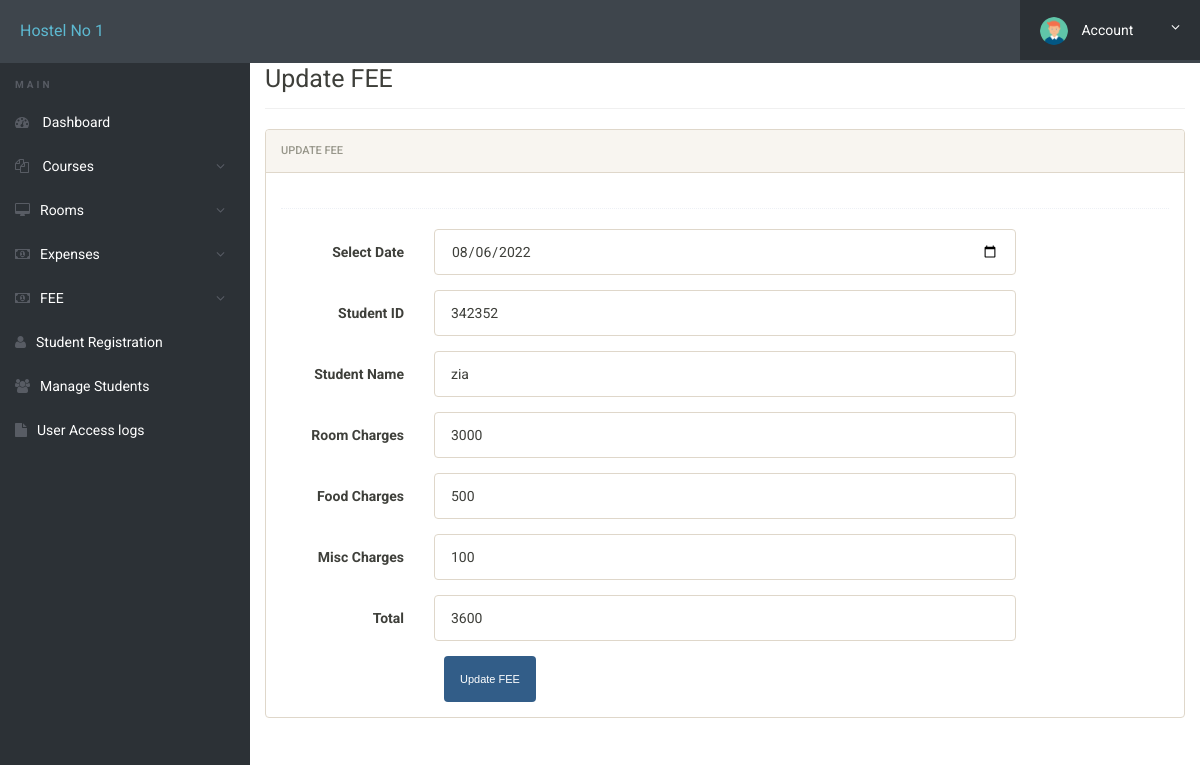
The page /edit-fee.php?id=1 (signed in) on the database its author committed.
### tables this page shows
CREATE TABLE `fee` (
  `id` int(10) NOT NULL,
  `regno` int(5) NOT NULL,
  `studentname` varchar(25) NOT NULL,
  `roomcharges` int(10) NOT NULL,
  `foodcharges` int(10) NOT NULL,
  `msic_charges` int(10) NOT NULL,
  `total` int(15) NOT NULL,
  `dated` date NOT NULL
);

### edit-fee.php (the view, shortened to what this page needs)
<?php
include('includes/config.php');
?>
<!doctype html>
<html lang="en" class="no-js">
<head>
    <link rel="stylesheet" href="css/font-awesome.min.css">
    <link rel="stylesheet" href="css/bootstrap.min.css">
    <link rel="stylesheet" href="css/dataTables.bootstrap.min.css">>
    <link rel="stylesheet" href="css/bootstrap-social.css">
    <link rel="stylesheet" href="css/bootstrap-select.css">
    <link rel="stylesheet" href="css/fileinput.min.css">
    <link rel="stylesheet" href="css/awesome-bootstrap-checkbox.css">
    <link rel="stylesheet" href="css/style.css">
</head>
<body>
    <?php include('includes/header.php'); ?>
    <div class="ts-main-content">
        <?php include('includes/sidebar.php'); ?>
        <div class="content-wrapper">
            <div class="container-fluid">
                <div class="row">
                    <div class="col-md-12">
                        <h2 class="page-title">Update FEE</h2>
                        <div class="row">
                            <div class="col-md-12">
                                <div class="panel panel-default">
                                    <div class="panel-heading">Update FEE</div>
                                    <div class="panel-body">
                                        <form method="post" class="form-horizontal">
                                        <?php
												$id=$_GET['id'];
                                                $ret="select * from fee where id=?";
                                                $stmt= $mysqli->prepare($ret);
                                                $stmt->bind_param('i',$id);
                                                $stmt->execute() ;
                                                $res=$stmt->get_result();
                                                while($row=$res->fetch_object())
                                                {
                                                    ?>
                                            <div class="hr-dashed"></div>
                                            <div class="form-group">
                                                <label class="col-sm-2 control-label">Select Date</label>
                                                <div class="col-sm-8">
                                                    <input name="date" class="form-control" value="<?php echo $row->dated;?>"
                                                    type="date" required>
                                                </div>
                                            </div>
                                            <div class="form-group">
                                                <label class="col-sm-2 control-label">Student ID</label>
                                                <div class="col-sm-8">
                                                <input  type="number" class="form-control" name="regno" id="regno" value="<?php echo $row->regno;?>" required="required">
                                            </div>
                                            </div>
                                            <div class="form-group">
                                                <label class="col-sm-2 control-label">Student Name</label>
                                                <div class="col-sm-8">
                                                <input  type="text" class="form-control" name="studentname" id="studentname" value="<?php echo $row->studentname;?>" required="required">
                                                    </div>
                                            </div>
                                            <div class="form-group">
                                                <label class="col-sm-2 control-label">Room Charges</label>
                                                <div class="col-sm-8">
                                                    <input onchange="tot();" type="number" class="form-control" name="roomcharges" id="roomcharges" value="<?php echo $row->roomcharges;?>" required="required">
                                                </div>
                                            </div>
                                            <div class="form-group">
                                                <label class="col-sm-2 control-label">Food Charges</label>
                                                <div class="col-sm-8">
                                                    <input onchange="tot();" type="number" class="form-control" name="foodcharges" id="foodcharges" value="<?php echo $row->foodcharges;?>" required="required">
                                                </div>
                                            </div><div class="form-group">
                                                <label class="col-sm-2 control-label">Misc Charges</label>
                                                <div class="col-sm-8">
                                                    <input onchange="tot();" type="number" class="form-control" name="msic_charges" id="msic_charges" value="<?php echo $row->msic_charges;?>" required="required">
                                                </div>
                                            </div>
                                            <div class="form-group">
                                                <label class="col-sm-2 control-label">Total</label>
                                                <div class="col-sm-8">
                                                    <input type="number" class="form-control" name="total" id="total" value="<?php echo $row->total;?>" required="required">
                                                </div>
                                            </div>
                                            <?php } ?>
                                            <div class="col-sm-8 col-sm-offset-2">
                                                <input class="btn btn-primary" type="submit" name="submit" value="Update FEE">
                                            </div>
                                    </div>
                                </div>
                            </div>
                        </div>
                    </div>
                </div>
            </div>
        </div>
    </div>
</body>
</html>

### css/style.css (style rules this page uses)
html { font-size: 14px; }
@media only screen and (min-width: 480px) { html { font-size: 17px; } }
@media only screen and (min-width: 768px) { html { font-size: 14px; } }
body { font-size: 1em; }
.btn { font-family: sans-serif; }
.hr-dashed { background-color: transparent; border-top: 1px dotted #edf0f5; color: transparent; height: 1px; margin: 20px 0; }
.panel { overflow: hidden; }
.btn { text-transform: none; }
.page-title { padding-bottom: 15px; margin-bottom: 20px; border-bottom: 1px solid #f0f0f0; }
.ts-main-content .content-wrapper { padding-top: 15px; margin-top: 10px; }
@media only screen and (min-width: 992px) { .ts-main-content .content-wrapper { margin-left: 250px; } }

### rows shown on the page
fee: date "08/06/2022", regno "342352", studentname "zia", roomcharges "3000", foodcharges "500", msic_charges "100", total "3600"
